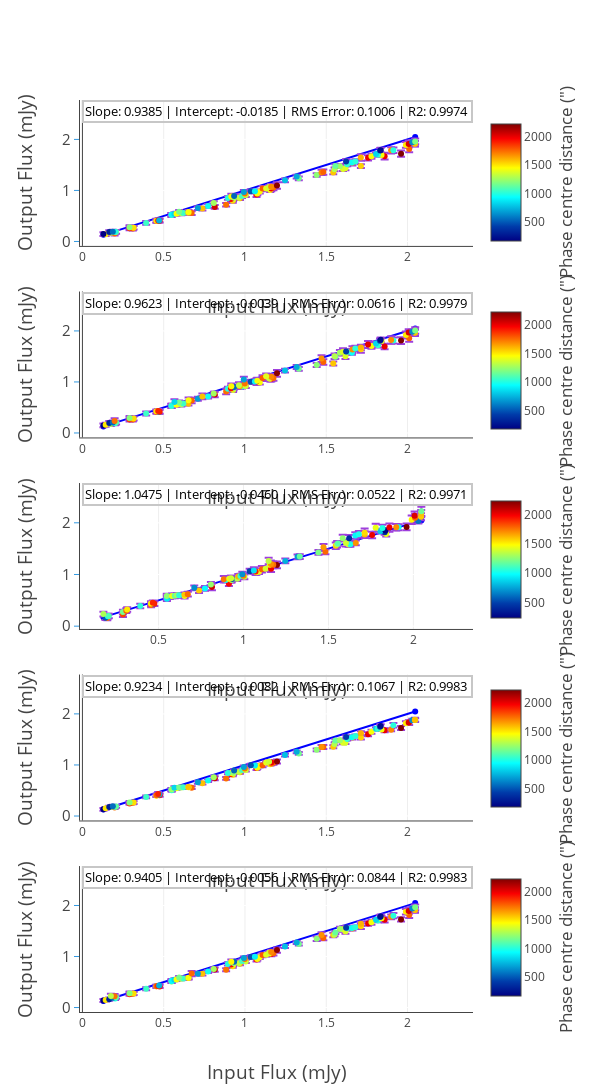

The cell this chart's notebook holds for it:
### Code cell
data = []
im_titles =[]
flux_im = dict()
for input_model, output_model in sorted(models_compare.items()):
    header = output_model[:-9]
    #im_titles.append('<b>{:s} flux density</b>'.format(header.upper()))

fig = tools.make_subplots(rows=len(models_compare.keys()), cols=1, shared_yaxes=False, print_grid=False,
                          vertical_spacing=0.05, subplot_titles=sorted(im_titles))
j = 0
i = -1
counter = 0
flux_im = dict()
I_min_max = []
err_I_min_max = []
annotate = []
for input_model, output_model in sorted(models_compare.items()):
    i += 1
    counter += 1
    name_labels = []
    flux_in_data = []
    flux_out_data = []
    source_scale = []
    phase_center_dist = []
    flux_out_err_data = []
    heading = output_model[:-9]
    for n in range(len(results[heading]['flux'])):
        flux_out_data.append(results[heading]['flux'][n][0])
        flux_out_err_data.append(results[heading]['flux'][n][1])
        flux_in_data.append(results[heading]['flux'][n][2])
        name_labels.append(results[heading]['flux'][n][3])
        phase_center_dist.append(results[heading]['position'][n][-3])
        source_scale.append(results[heading]['shape'][n][3])
    zipped_props = zip(flux_out_data, flux_out_err_data, flux_in_data, name_labels, phase_center_dist, source_scale)
    flux_out_data, flux_out_err_data, flux_in_data, name_labels, phase_center_dist, source_scale = zip(
        *sorted(zipped_props, key=lambda x: x[0]))
    flux_MSE = mean_squared_error(flux_in_data, flux_out_data)
    reg = linregress(flux_in_data, flux_out_data)
    flux_R_score = reg.rvalue
    I_out_in = [float(I_out)/I_in for I_out,I_in in zip(flux_out_data,flux_in_data)]
    annotate.append(go.Annotation(
            x=0.0012*unit_scaler,
            y=flux_in_data[-1]*unit_scaler + 0.0005*unit_scaler,
            xref='x{:d}'.format(counter),
            yref='y{:d}'.format(counter),
            text="Slope: {:.4f} | Intercept: {:.4f} | RMS Error: {:.4f} | R2: {:.4f} ".format(
                reg.slope, reg.intercept*unit_scaler, np.sqrt(flux_MSE)*unit_scaler, flux_R_score),
            ax=0,
            ay=-40,
            showarrow=False,
            bordercolor='#c7c7c7',
            borderwidth=2,
            font=dict(color="black", size=12.5),
        ))
    fig.append_trace(go.Scatter(x=np.array([sorted(flux_in_data)[0], sorted(flux_in_data)[-1]])*unit_scaler,
                                showlegend=False,
                                marker = dict(color = 'rgb(0,0,255)'),
                                y=np.array([sorted(flux_in_data)[0], sorted(flux_in_data)[-1]])*unit_scaler,
                                mode = 'line'), i+1, 1)
    fig.append_trace(go.Scatter(x=np.array(flux_in_data)*unit_scaler, y=np.array(flux_out_data)*unit_scaler,
                                mode = 'markers', showlegend=False,
                                text = name_labels, name = '%s flux_ratio' % heading,
                                marker = dict(color = phase_center_dist, showscale=True, colorscale='Jet',
                                              reversescale=False,
                                              colorbar = dict(title='Phase centre distance (")',
                                                              titleside ='right', titlefont=dict(size=16.5),
                                                              len=0.15, y=0.91-j)
                                             ),
                                error_y=dict(type='data', array=np.array(flux_out_err_data)*unit_scaler,
                                             color = 'rgb(158, 63, 221)', visible=True)), i+1, 1)
    fig['layout'].update(title='', height=2000, width=600,
                     #    paper_bgcolor='rgb(255,255,255)', plot_bgcolor=bg_color,
                         legend=dict(x=0.8,y=1.0),)
    fig['layout'].update(
        {'yaxis{}'.format(counter):YAxis(title=u'Output Flux (mJy)',gridcolor='rgb(255,255,255)',
        #range=[1,10],
        tickfont=dict(size=15),
        titlefont=dict(size=19),
        showgrid=True,
        showline=True,
        showticklabels=True,
        tickcolor='rgb(51,153,225)',
        ticks='outside',
        zeroline=False)})
    fig['layout'].update({'xaxis{}'.format(counter):XAxis(title=u'Input Flux (mJy)', #position=0.5,
                                                            titlefont=dict(size=19),
                                                            showgrid=True,
                                                            showline=True,
                                                            overlaying='x')})
    if counter == len(models_compare.keys()):
        fig['layout']['annotations'].extend(annotate)
    j+=PLOT_NUM['colorbar'][PLOTS][0]
py.iplot(fig, filename='make-subplots-multiple-with-titles')
